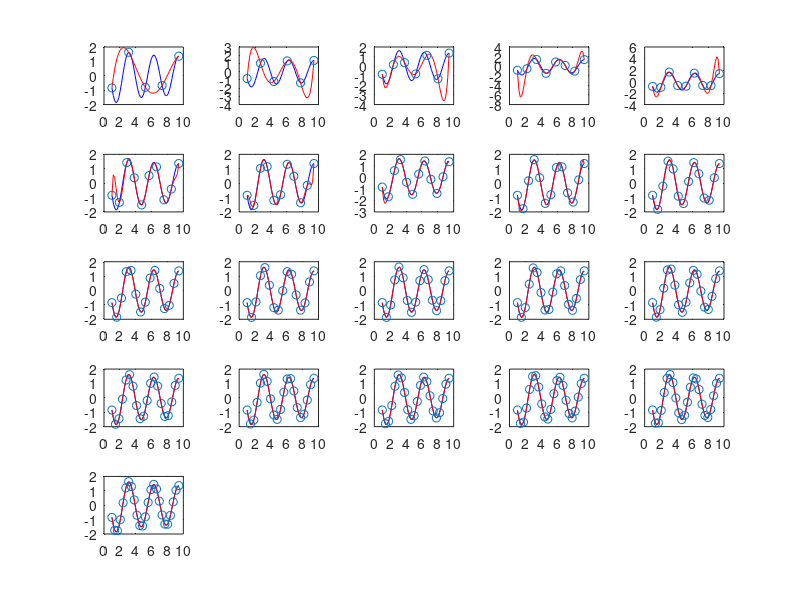
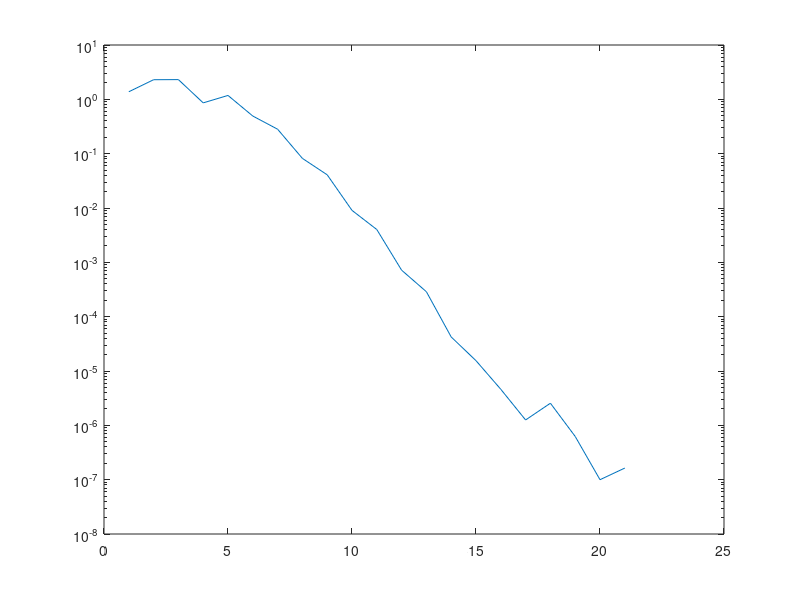

The MATLAB script that drew these images, in order:
clear all;
clc;
close all;
%% Zadanie 1a
index = 1;
figure(1);
f1=@(x)(exp(1./(sqrt(x+1))).*cos(2*x));

for N = 5 : 25
   x = linspace(1, 3*pi, N);
   y = f1(x);
   coeff = polyfit(x, y, N - 1);
   wezly = polyval(coeff, x);
   
   xDoWykresu = linspace(1, 3*pi, 50);
   
   yRzecz = f1(xDoWykresu);
   yInter = polyval(coeff, xDoWykresu);
   
   subplot(5, 5, N - 4);
   plot(xDoWykresu, yRzecz, 'b');
   hold on;
   plot(xDoWykresu, yInter, 'r');
   plot(x, wezly, 'o');
   
   x2 = linspace(1, 3*pi, 401);
   y2 = f1(x2);
   yInter2 = polyval(polyfit(x2, y2, N - 1), x2);
   
   bledyBezwzg = abs(y2) - abs(yInter2);
   bledy(index) = norm(bledyBezwzg,Inf);
   index = index + 1;
end

figure(3);
semilogy(bledy);